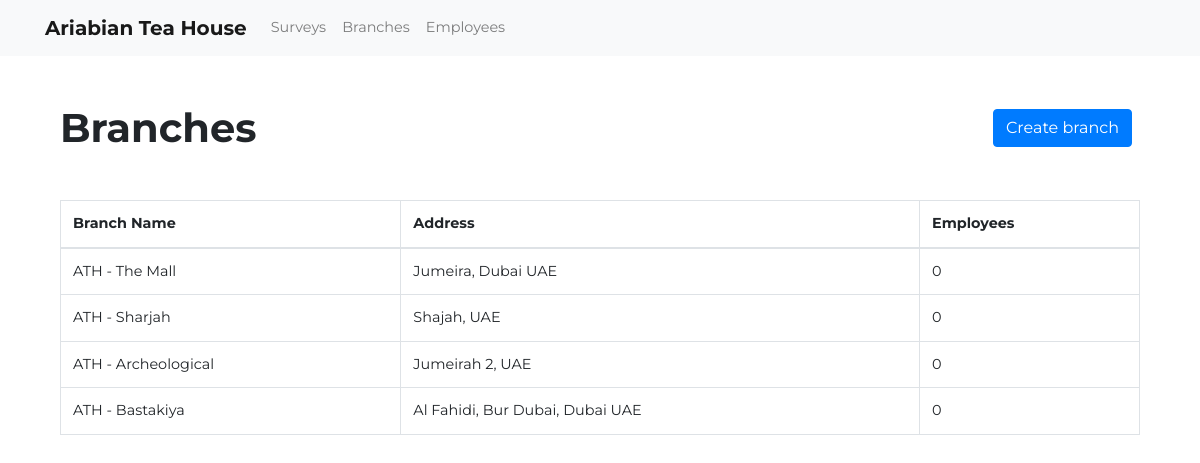
Page /branches/ on the earlier database version.
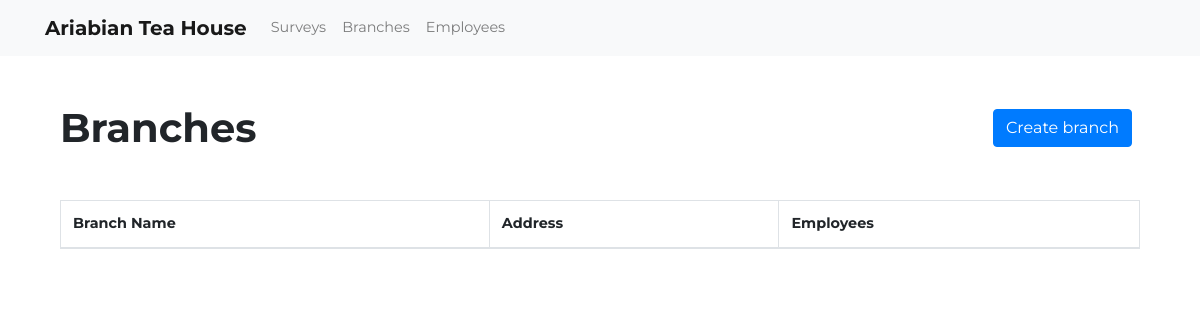
Same page on the later database version.
### athsurveyapp/models/models.py (models this page shows, shortened)
class Branch(db.Model):
    __tablename__ = "branch"
    id = db.Column(db.Integer, primary_key=True)
    name = db.Column(db.String(64), nullable=False)
    date_created = db.Column(db.DateTime(
        timezone=True), server_default=func.now())
    last_updated = db.Column(db.DateTime(timezone=True), onupdate=func.now())
    address = db.Column(db.String(120))
    employees = db.relationship("Employee", backref="branch", lazy=True)

### athsurveyapp/blueprints/branch/views.py (the view)
@branch_page.route('/', methods=['GET'])
def branch_index():
    branches = Branch.query.all()
    print(branches)
    return render_template('branches.html', branches=branches)

### athsurveyapp/blueprints/branch/templates/branches.html (shortened to what this page needs)
{% extends 'layouts/base.html' %} {% block title %}ATH - Branches{% endblock %}
{% block body %}
<div class="container">
  <div class="row justify-content-center align-items-center">
    <div class="col-6">
      <h1 class="m-0 font-weight-bold">Branches</h1>
    </div>
    <div class="col-6">
      <a
        href="{{url_for('branch_page.create_branch')}}"
        class="btn btn-primary float-right mr-2"
        >Create branch</a
      >
    </div>
  </div>
  <div class="row mt-5">
    <div class="col-12">
      <table class="table table-bordered table-hover">
        <thead>
          <tr>
            <th scope="col">Branch Name</th>
            <th scope="col">Address</th>
            <th scope="col">Employees</th>
          </tr>
        </thead>
        <tbody>
          {% for branch in branches %}
          <tr>
            <td>{{ branch.name }}</td>
            <td>{{ branch.address }}</td>
            <td>{{ branch.employees | length }}</td>
          </tr>
          {% endfor %}
        </tbody>
      </table>
    </div>
  </div>
</div>
{% endblock %}

### athsurveyapp/templates/layouts/base.html (shortened to what this page needs)
<!DOCTYPE html>
<html>
  <head>
    <link
      rel="stylesheet"
      href="https://maxcdn.bootstrapcdn.com/bootstrap/4.0.0/css/bootstrap.min.css"
    />
    <link
      rel="stylesheet"
      href="https://cdn.jsdelivr.net/npm/bootstrap-select@1.13.14/dist/css/bootstrap-select.min.css"
    />
    <link
      rel="stylesheet"
      href="{{ url_for('static', filename='styles/main.css') }}"
    />
  </head>
  <body>
    <nav class="navbar navbar-expand-lg navbar-light bg-light">
      <div class="container">
        <a
          class="navbar-brand"
          href="{{ url_for('survey_page.survey_index') }}"
        >
          <strong>Ariabian Tea House</strong>
        </a>
        <div class="collapse navbar-collapse" id="navbarNav">
          <ul class="navbar-nav">
            <li class="nav-item">
              <a
                class="nav-link"
                href="{{ url_for('survey_page.survey_index') }}"
                >Surveys</a
              >
            </li>
            <li class="nav-item">
              <a
                class="nav-link"
                href="{{ url_for('branch_page.branch_index') }}"
                >Branches</a
              >
            </li>
            <li class="nav-item">
              <a
                class="nav-link"
                href="{{ url_for('employee_page.employee_index')}}"
                >Employees</a
              >
            </li>
          </ul>
        </div>
      </div>
    </nav>
    <main class="container">
      {% block body %}{% endblock %}
    </main>
  </body>
</html>

### athsurveyapp/static/styles/main.css (style rules this page uses)
html { position: relative; min-height: 100%; }
body { font-family: "Montserrat", sans-serif; font-size: 0.9rem; }

Differences in the rows shown:
removed Branch: name "ATH - The Mall", address "Jumeira, Dubai UAE", employees|length "0"
removed Branch: name "ATH - Sharjah", address "Shajah, UAE", employees|length "0"
removed Branch: name "ATH - Archeological", address "Jumeirah 2, UAE", employees|length "0"
removed Branch: name "ATH - Bastakiya", address "Al Fahidi, Bur Dubai, Dubai UAE", employees|length "0"
